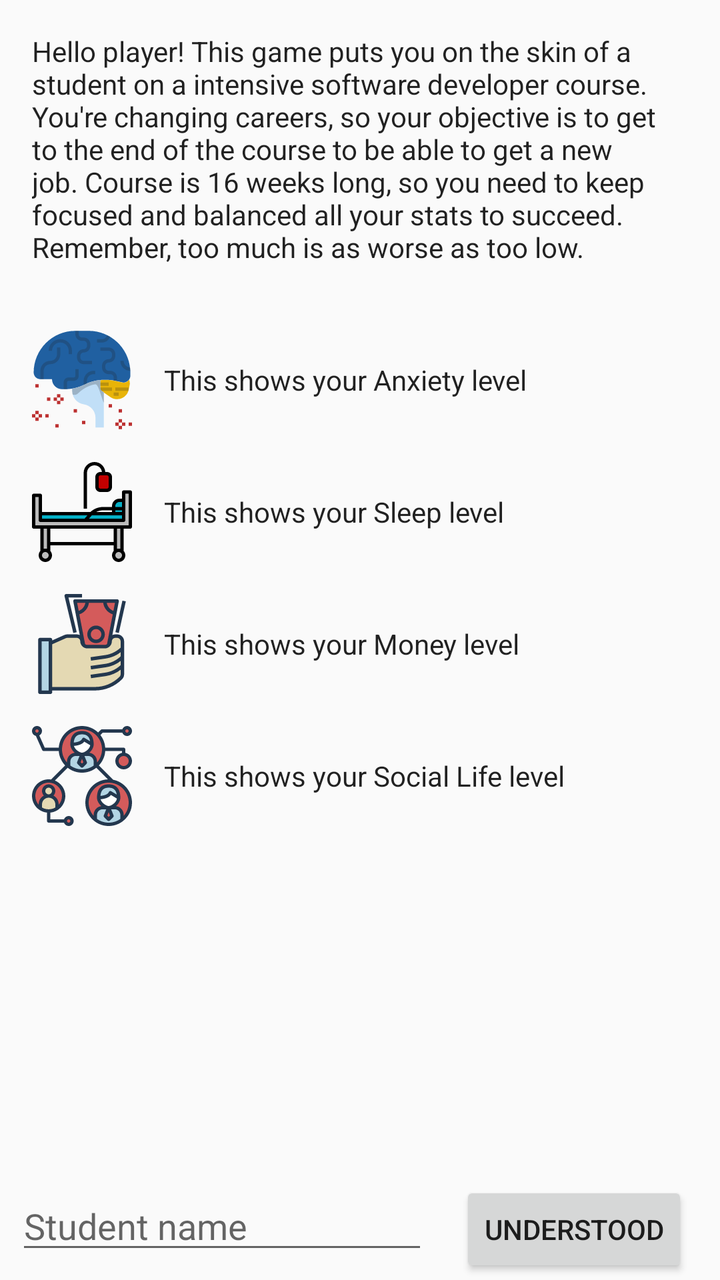
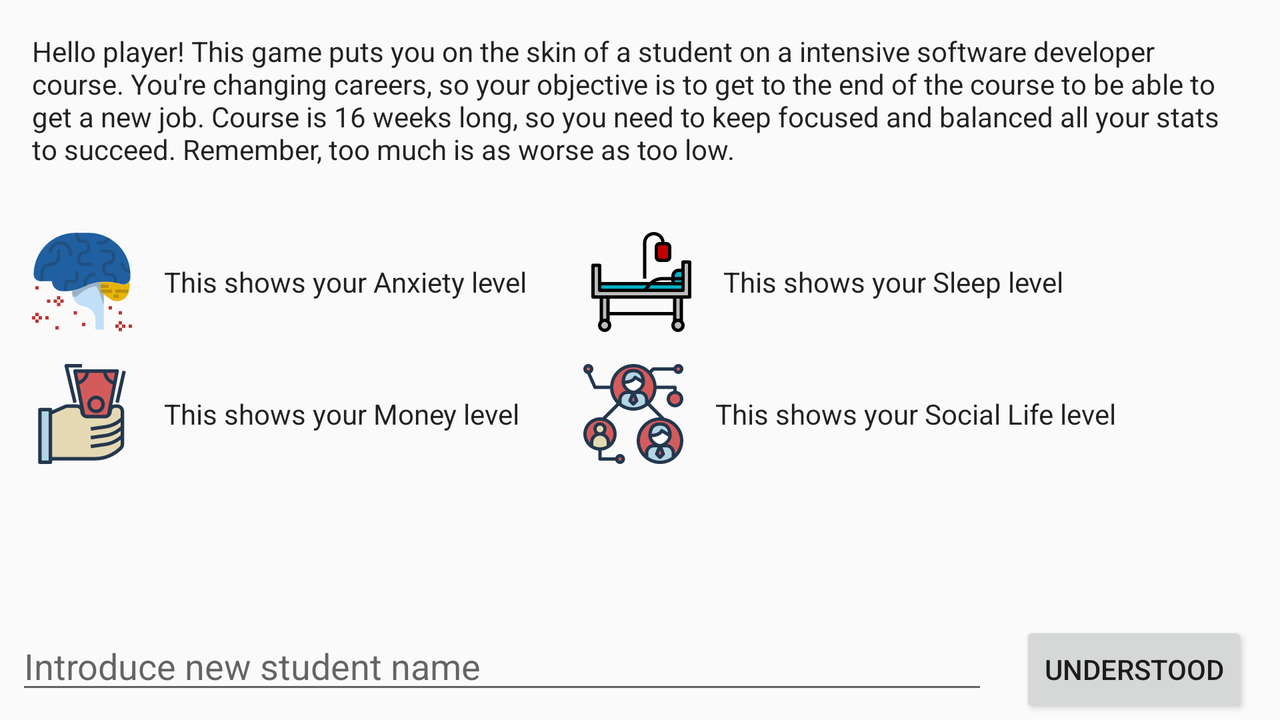

Compare how this app lays out the same screen by default and in its alternative resource folder. The renders come first, then the two layout files and the values they reference.
<!-- AndroidManifest.xml: application theme AppTheme -->
<!-- res/layout/activity_tutorial.xml -->
<?xml version="1.0" encoding="utf-8"?>
<android.support.constraint.ConstraintLayout xmlns:android="http://schemas.android.com/apk/res/android"
    xmlns:app="http://schemas.android.com/apk/res-auto"
    xmlns:tools="http://schemas.android.com/tools"
    android:layout_width="match_parent"
    android:layout_height="match_parent"
    tools:context=".activities.TutorialActivity">

    <TextView
        android:id="@+id/tutorialTextViewId"
        android:layout_width="0dp"
        android:layout_height="wrap_content"
        android:layout_marginEnd="16dp"
        android:layout_marginLeft="16dp"
        android:layout_marginRight="16dp"
        android:layout_marginStart="16dp"
        android:layout_marginTop="16dp"
        android:text="@string/tutorial_explanation"
        android:textAppearance="@style/TextAppearance.AppCompat.Body1"
        app:layout_constraintEnd_toEndOf="parent"
        app:layout_constraintStart_toStartOf="parent"
        app:layout_constraintTop_toTopOf="parent" />

    <TextView
        android:id="@+id/anxietyExplanationTextViewId"
        android:layout_width="0dp"
        android:layout_height="50dp"
        android:layout_marginLeft="16dp"
        android:layout_marginStart="16dp"
        android:layout_marginTop="32dp"
        android:gravity="center_vertical"
        android:text="@string/anxiety_explanation"
        android:textAppearance="@style/TextAppearance.AppCompat.Body1"
        app:layout_constraintStart_toEndOf="@+id/anxietyImageViewId"
        app:layout_constraintTop_toBottomOf="@+id/tutorialTextViewId" />

    <TextView
        android:id="@+id/moneyExplanationTextViewId2"
        android:layout_width="0dp"
        android:layout_height="50dp"
        android:layout_marginLeft="16dp"
        android:layout_marginStart="16dp"
        android:layout_marginTop="16dp"
        android:gravity="center_vertical"
        android:text="@string/money_explanation"
        android:textAppearance="@style/TextAppearance.AppCompat.Body1"
        app:layout_constraintStart_toEndOf="@+id/moneyImageViewId"
        app:layout_constraintTop_toBottomOf="@+id/sleepExplanationTextViewId" />

    <TextView
        android:id="@+id/sleepExplanationTextViewId"
        android:layout_width="0dp"
        android:layout_height="50dp"
        android:layout_marginLeft="16dp"
        android:layout_marginStart="16dp"
        android:layout_marginTop="16dp"
        android:gravity="center_vertical"
        android:text="@string/sleep_explanation"
        android:textAppearance="@style/TextAppearance.AppCompat.Body1"
        app:layout_constraintStart_toEndOf="@+id/sleepImageViewId"
        app:layout_constraintTop_toBottomOf="@+id/anxietyExplanationTextViewId" />

    <TextView
        android:id="@+id/socialExplanationTextViewId2"
        android:layout_width="0dp"
        android:layout_height="50dp"
        android:layout_marginLeft="16dp"
        android:layout_marginStart="16dp"
        android:layout_marginTop="16dp"
        android:gravity="center_vertical"
        android:text="@string/social_life_explanation"
        android:textAppearance="@style/TextAppearance.AppCompat.Body1"
        app:layout_constraintStart_toEndOf="@+id/socialLifeImageViewId"
        app:layout_constraintTop_toBottomOf="@+id/moneyExplanationTextViewId2" />

    <ImageView
        android:id="@+id/anxietyImageViewId"
        android:layout_width="50dp"
        android:layout_height="50dp"
        android:layout_marginLeft="16dp"
        android:layout_marginStart="16dp"
        android:layout_marginTop="32dp"
        app:layout_constraintStart_toStartOf="parent"
        app:layout_constraintTop_toBottomOf="@+id/tutorialTextViewId"
        app:srcCompat="@drawable/ic_anxiety" />

    <ImageView
        android:id="@+id/sleepImageViewId"
        android:layout_width="50dp"
        android:layout_height="50dp"
        android:layout_marginLeft="16dp"
        android:layout_marginStart="16dp"
        android:layout_marginTop="16dp"
        app:layout_constraintStart_toStartOf="parent"
        app:layout_constraintTop_toBottomOf="@+id/anxietyImageViewId"
        app:srcCompat="@drawable/ic_sleep" />

    <ImageView
        android:id="@+id/moneyImageViewId"
        android:layout_width="50dp"
        android:layout_height="50dp"
        android:layout_marginLeft="16dp"
        android:layout_marginStart="16dp"
        android:layout_marginTop="16dp"
        app:layout_constraintStart_toStartOf="parent"
        app:layout_constraintTop_toBottomOf="@+id/sleepImageViewId"
        app:srcCompat="@drawable/ic_money" />

    <ImageView
        android:id="@+id/socialLifeImageViewId"
        android:layout_width="50dp"
        android:layout_height="50dp"
        android:layout_marginLeft="16dp"
        android:layout_marginStart="16dp"
        android:layout_marginTop="16dp"
        app:layout_constraintStart_toStartOf="parent"
        app:layout_constraintTop_toBottomOf="@+id/moneyImageViewId"
        app:srcCompat="@drawable/ic_social_life" />

    <EditText
        android:id="@+id/newPlayerNameEditTextId"
        android:layout_width="0dp"
        android:layout_height="wrap_content"
        android:layout_marginBottom="8dp"
        android:layout_marginEnd="16dp"
        android:layout_marginLeft="8dp"
        android:layout_marginRight="16dp"
        android:layout_marginStart="8dp"
        android:ems="10"
        android:hint="@string/new_player_short"
        android:inputType="textPersonName"
        app:layout_constraintBottom_toBottomOf="parent"
        app:layout_constraintEnd_toStartOf="@+id/tutorialButtonId"
        app:layout_constraintStart_toStartOf="parent" />

    <Button
        android:id="@+id/tutorialButtonId"
        android:layout_width="0dp"
        android:layout_height="wrap_content"
        android:layout_marginEnd="16dp"
        android:layout_marginRight="16dp"
        android:onClick="onUnderstoodButtonClicked"
        android:text="@string/tutorial_button"
        app:layout_constraintBaseline_toBaselineOf="@+id/newPlayerNameEditTextId"
        app:layout_constraintEnd_toEndOf="parent" />

</android.support.constraint.ConstraintLayout>
<!-- resources referenced by this layout -->
<resources>
  <!-- drawable ic_anxiety: vector/xml drawable (drawable, 6450 chars, omitted) -->
  <!-- drawable ic_money: vector/xml drawable (drawable, 7232 chars, omitted) -->
  <!-- drawable ic_sleep: vector/xml drawable (drawable, 3197 chars, omitted) -->
  <!-- drawable ic_social_life: vector/xml drawable (drawable, 35196 chars, omitted) -->
  <string name="anxiety_explanation">This shows your Anxiety level</string>
  <string name="money_explanation">This shows your Money level</string>
  <string name="new_player_short">Student name</string>
  <string name="sleep_explanation">This shows your Sleep level</string>
  <string name="social_life_explanation">This shows your Social Life level</string>
  <string name="tutorial_button">Understood</string>
  <string name="tutorial_explanation">Hello player! This game puts you on the skin of a student on a intensive software developer course. You\'re changing careers, so your objective is to get to the end of the course to be able to get a new job. Course is 16 weeks long, so you need to keep focused and balanced all your stats to succeed. Remember, too much is as worse as too low.</string>
  <style name="AppTheme" parent="Theme.AppCompat.Light.DarkActionBar">
          
          <item name="colorPrimary">@color/colorPrimary</item>
          <item name="colorPrimaryDark">@color/colorPrimaryDark</item>
          <item name="colorAccent">@color/colorAccent</item>
      </style>
  <color name="colorPrimary">#292929</color>
  <color name="colorPrimaryDark">#212121</color>
  <color name="colorAccent">#303F9F</color>
</resources>
<!-- res/layout-land/activity_tutorial.xml (the repository's variant of the layout above) -->
<!-- drawn on the phone turned sideways -->
<?xml version="1.0" encoding="utf-8"?>
<android.support.constraint.ConstraintLayout xmlns:android="http://schemas.android.com/apk/res/android"
    xmlns:app="http://schemas.android.com/apk/res-auto"
    xmlns:tools="http://schemas.android.com/tools"
    android:layout_width="match_parent"
    android:layout_height="match_parent"
    tools:context=".activities.TutorialActivity">

    <TextView
        android:id="@+id/tutorialTextViewId"
        android:layout_width="0dp"
        android:layout_height="wrap_content"
        android:layout_marginEnd="16dp"
        android:layout_marginLeft="16dp"
        android:layout_marginRight="16dp"
        android:layout_marginStart="16dp"
        android:layout_marginTop="16dp"
        android:text="@string/tutorial_explanation"
        android:textAppearance="@style/TextAppearance.AppCompat.Body1"
        app:layout_constraintEnd_toEndOf="parent"
        app:layout_constraintStart_toStartOf="parent"
        app:layout_constraintTop_toTopOf="parent" />

    <TextView
        android:id="@+id/anxietyExplanationTextViewId"
        android:layout_width="0dp"
        android:layout_height="50dp"
        android:layout_marginLeft="16dp"
        android:layout_marginStart="16dp"
        android:layout_marginTop="32dp"
        android:gravity="center_vertical"
        android:text="@string/anxiety_explanation"
        android:textAppearance="@style/TextAppearance.AppCompat.Body1"
        app:layout_constraintStart_toEndOf="@+id/anxietyImageViewId"
        app:layout_constraintTop_toBottomOf="@+id/tutorialTextViewId" />

    <TextView
        android:id="@+id/moneyExplanationTextViewId2"
        android:layout_width="0dp"
        android:layout_height="50dp"
        android:layout_marginLeft="16dp"
        android:layout_marginStart="16dp"
        android:layout_marginTop="16dp"
        android:gravity="center_vertical"
        android:text="@string/money_explanation"
        android:textAppearance="@style/TextAppearance.AppCompat.Body1"
        app:layout_constraintStart_toEndOf="@+id/moneyImageViewId"
        app:layout_constraintTop_toBottomOf="@+id/anxietyExplanationTextViewId" />

    <TextView
        android:id="@+id/sleepExplanationTextViewId"
        android:layout_width="0dp"
        android:layout_height="50dp"
        android:layout_marginLeft="16dp"
        android:layout_marginStart="16dp"
        android:layout_marginTop="32dp"
        android:gravity="center_vertical"
        android:text="@string/sleep_explanation"
        android:textAppearance="@style/TextAppearance.AppCompat.Body1"
        app:layout_constraintStart_toEndOf="@+id/sleepImageViewId"
        app:layout_constraintTop_toBottomOf="@+id/tutorialTextViewId" />

    <TextView
        android:id="@+id/socialExplanationTextViewId2"
        android:layout_width="0dp"
        android:layout_height="50dp"
        android:layout_marginLeft="16dp"
        android:layout_marginStart="16dp"
        android:layout_marginTop="16dp"
        android:gravity="center_vertical"
        android:text="@string/social_life_explanation"
        android:textAppearance="@style/TextAppearance.AppCompat.Body1"
        app:layout_constraintStart_toEndOf="@+id/socialLifeImageViewId"
        app:layout_constraintTop_toBottomOf="@+id/sleepExplanationTextViewId" />

    <ImageView
        android:id="@+id/anxietyImageViewId"
        android:layout_width="50dp"
        android:layout_height="50dp"
        android:layout_marginLeft="16dp"
        android:layout_marginStart="16dp"
        android:layout_marginTop="32dp"
        app:layout_constraintStart_toStartOf="parent"
        app:layout_constraintTop_toBottomOf="@+id/tutorialTextViewId"
        app:srcCompat="@drawable/ic_anxiety" />

    <ImageView
        android:id="@+id/sleepImageViewId"
        android:layout_width="50dp"
        android:layout_height="50dp"
        android:layout_marginLeft="32dp"
        android:layout_marginStart="32dp"
        android:layout_marginTop="32dp"
        app:layout_constraintStart_toEndOf="@+id/anxietyExplanationTextViewId"
        app:layout_constraintTop_toBottomOf="@+id/tutorialTextViewId"
        app:srcCompat="@drawable/ic_sleep" />

    <ImageView
        android:id="@+id/moneyImageViewId"
        android:layout_width="50dp"
        android:layout_height="50dp"
        android:layout_marginLeft="16dp"
        android:layout_marginStart="16dp"
        android:layout_marginTop="16dp"
        app:layout_constraintStart_toStartOf="parent"
        app:layout_constraintTop_toBottomOf="@+id/anxietyImageViewId"
        app:srcCompat="@drawable/ic_money" />

    <ImageView
        android:id="@+id/socialLifeImageViewId"
        android:layout_width="50dp"
        android:layout_height="50dp"
        android:layout_marginLeft="32dp"
        android:layout_marginStart="32dp"
        android:layout_marginTop="16dp"
        app:layout_constraintStart_toEndOf="@+id/moneyExplanationTextViewId2"
        app:layout_constraintTop_toBottomOf="@+id/sleepImageViewId"
        app:srcCompat="@drawable/ic_social_life" />

    <EditText
        android:id="@+id/newPlayerNameEditTextId"
        android:layout_width="0dp"
        android:layout_height="wrap_content"
        android:layout_marginBottom="8dp"
        android:layout_marginEnd="16dp"
        android:layout_marginLeft="8dp"
        android:layout_marginRight="16dp"
        android:layout_marginStart="8dp"
        android:ems="10"
        android:hint="@string/new_player"
        android:inputType="textPersonName"
        app:layout_constraintBottom_toBottomOf="parent"
        app:layout_constraintEnd_toStartOf="@+id/tutorialButtonId"
        app:layout_constraintStart_toStartOf="parent" />

    <Button
        android:id="@+id/tutorialButtonId"
        android:layout_width="0dp"
        android:layout_height="wrap_content"
        android:layout_marginEnd="16dp"
        android:layout_marginRight="16dp"
        android:onClick="onUnderstoodButtonClicked"
        android:text="@string/tutorial_button"
        app:layout_constraintBaseline_toBaselineOf="@+id/newPlayerNameEditTextId"
        app:layout_constraintEnd_toEndOf="parent" />
</android.support.constraint.ConstraintLayout>
<!-- resources referenced by the variant -->
<!-- as the phone turned sideways resolves them -->
<resources>
  <!-- drawable ic_anxiety: vector/xml drawable (drawable, 6450 chars, omitted) -->
  <!-- drawable ic_money: vector/xml drawable (drawable, 7232 chars, omitted) -->
  <!-- drawable ic_sleep: vector/xml drawable (drawable, 3197 chars, omitted) -->
  <!-- drawable ic_social_life: vector/xml drawable (drawable, 35196 chars, omitted) -->
  <string name="anxiety_explanation">This shows your Anxiety level</string>
  <string name="money_explanation">This shows your Money level</string>
  <string name="new_player">Introduce new student name</string>
  <string name="sleep_explanation">This shows your Sleep level</string>
  <string name="social_life_explanation">This shows your Social Life level</string>
  <string name="tutorial_button">Understood</string>
  <string name="tutorial_explanation">Hello player! This game puts you on the skin of a student on a intensive software developer course. You\'re changing careers, so your objective is to get to the end of the course to be able to get a new job. Course is 16 weeks long, so you need to keep focused and balanced all your stats to succeed. Remember, too much is as worse as too low.</string>
  <style name="AppTheme" parent="Theme.AppCompat.Light.DarkActionBar">
          
          <item name="colorPrimary">@color/colorPrimary</item>
          <item name="colorPrimaryDark">@color/colorPrimaryDark</item>
          <item name="colorAccent">@color/colorAccent</item>
      </style>
  <color name="colorPrimary">#292929</color>
  <color name="colorPrimaryDark">#212121</color>
  <color name="colorAccent">#303F9F</color>
</resources>
